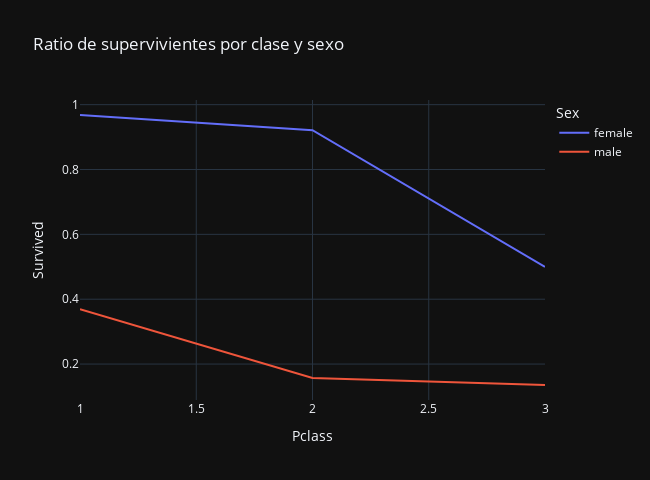

Notebook source saved alongside this figure:
### Markdown cell above
##### Número de supervivientes según su clase y sexo

### Code cell
df_grouped = df3.groupby(['Pclass', 'Sex'])['Survived'].mean().reset_index()
f = px.line(df_grouped, x="Pclass", y="Survived", color="Sex", title="Ratio de supervivientes por clase y sexo", template="plotly_dark", width=650, height=480)
f

### Figure 1 — Plotly figure (JSON) as saved in the notebook; plotly's stock layout.template omitted (floating-point values rounded to 4 significant figures)
{"data": [{"hovertemplate": "Sex=female<br>Pclass=%{x}<br>Survived=%{y}<extra></extra>", "legendgroup": "female", "line": {"color": "#636efa", "dash": "solid"}, "marker": {"symbol": "circle"}, "mode": "lines", "name": "female", "orientation": "v", "showlegend": true, "type": "scatter", "x": [1, 2, 3], "xaxis": "x", "y": [0.9681, 0.9211, 0.5], "yaxis": "y"}, {"hovertemplate": "Sex=male<br>Pclass=%{x}<br>Survived=%{y}<extra></extra>", "legendgroup": "male", "line": {"color": "#EF553B", "dash": "solid"}, "marker": {"symbol": "circle"}, "mode": "lines", "name": "male", "orientation": "v", "showlegend": true, "type": "scatter", "x": [1, 2, 3], "xaxis": "x", "y": [0.3689, 0.1574, 0.1354], "yaxis": "y"}], "layout": {"height": 480, "legend": {"title": {"text": "Sex"}, "tracegroupgap": 0}, "title": {"text": "Ratio de supervivientes por clase y sexo"}, "width": 650, "xaxis": {"anchor": "y", "domain": [0, 1], "title": {"text": "Pclass"}}, "yaxis": {"anchor": "x", "domain": [0, 1], "title": {"text": "Survived"}}}}
